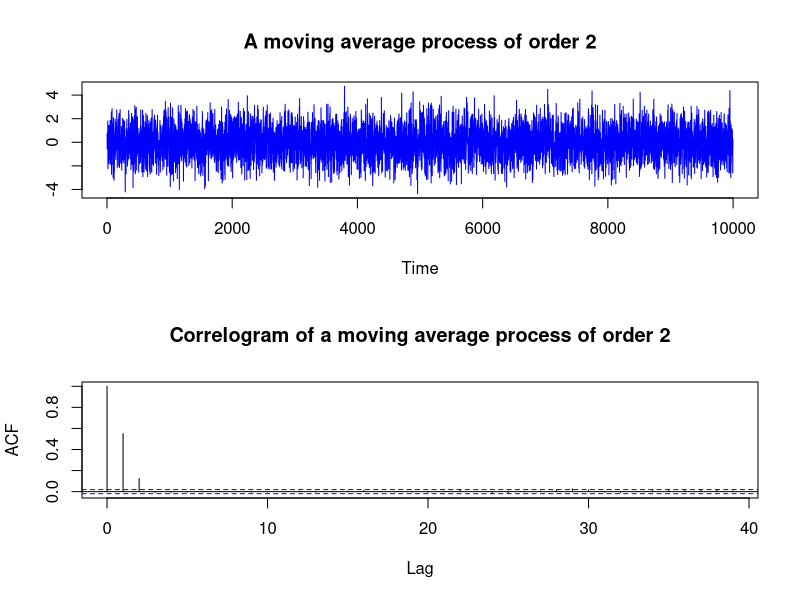

Reproduce this figure in R.

# Generate noise
noise=rnorm(10000)

# Introduce a variable
ma_2=NULL

# Loop for generating MA(2) process

for(i in 3:10000){
    ma_2[i]=noise[i]+0.7*noise[i-1]+0.2*noise[i-2]
}

# Shift data to left by 2 units
moving_average_process=ma_2[3:10000]

# Put time series structure on a vanilla data
moving_average_process=ts(moving_average_process)

# Partition output graphics as a multi frame of 2 rows and 1 column
par(mfrow=c(2,1))

# plot the process and plot its ACF
plot(moving_average_process, main='A moving average process of order 2', ylab=' ', col='blue')
acf(moving_average_process, main='Correlogram of a moving average process of order 2')



